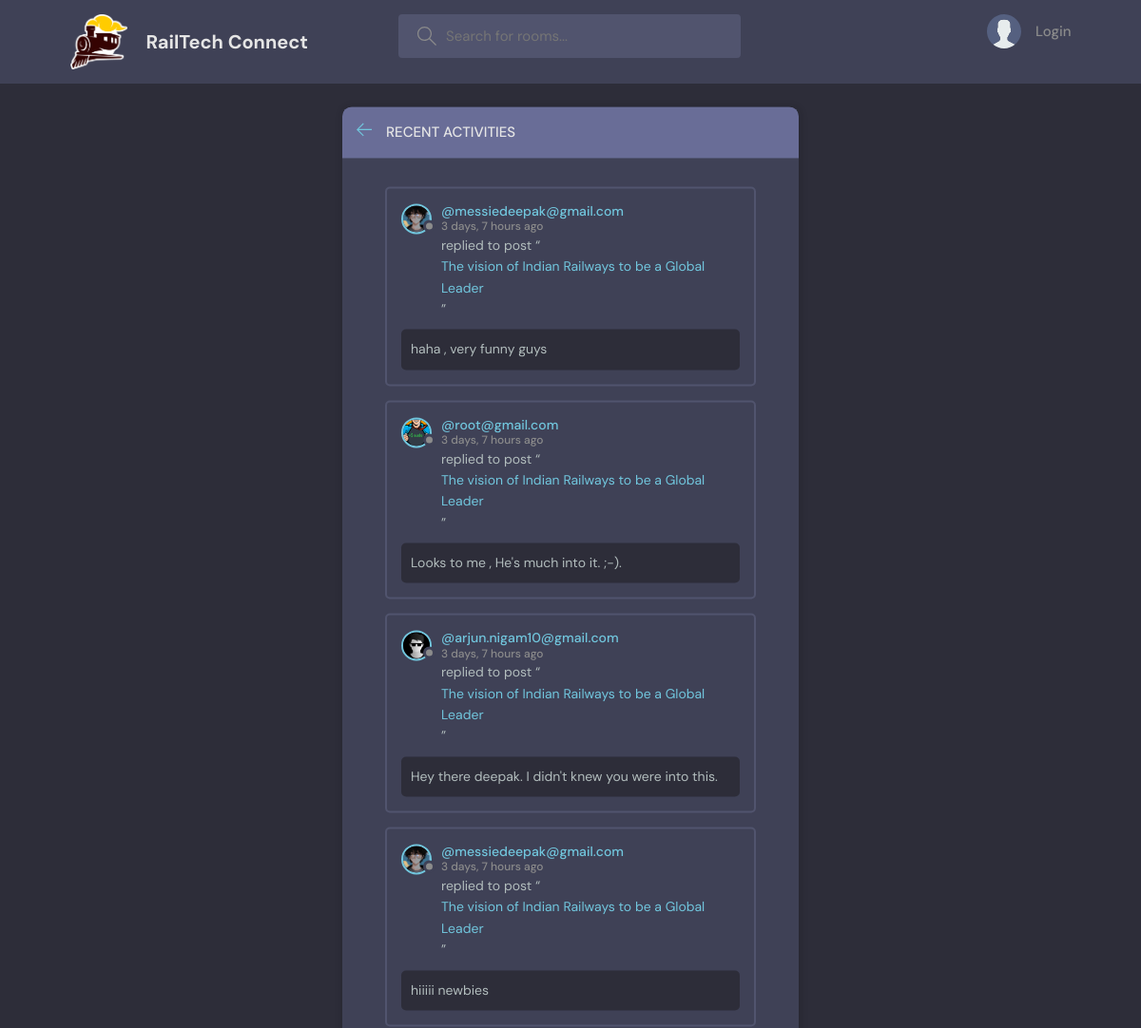
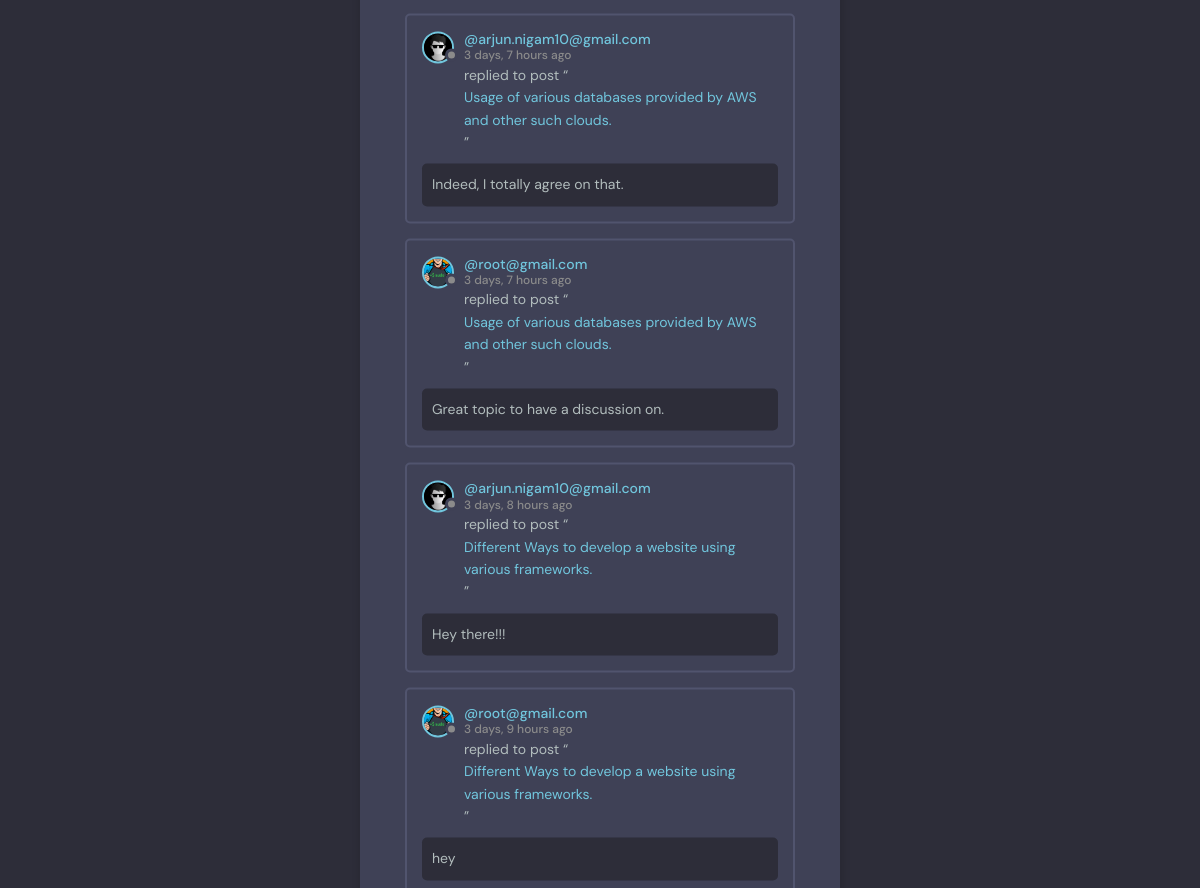
The page /activity/ on the database its author committed (2 pictures, top to bottom).
### base/models.py (models this page shows, shortened)
class Message(models.Model):
    user= models.ForeignKey(User, on_delete=models.CASCADE)
    room = models.ForeignKey(Room, on_delete=models.CASCADE)
    body = models.TextField()
    updated = models.DateTimeField(auto_now=True)
    created = models.DateTimeField(auto_now_add=True)
    class Meta:
        ordering = ['-updated' , '-created']

class User(AbstractUser):
    name = models.CharField(max_length=200, null=True)
    email = models.EmailField(unique=True)
    bio = models.TextField(null=True)
    avatar = models.ImageField(null=True, default="avatar.svg")
    USERNAME_FIELD = 'email'
    REQUIRED_FIELDS = []

class Room(models.Model):
    host = models.ForeignKey(User, on_delete=models.SET_NULL, null=True)
    topic = models.ForeignKey(Topic, on_delete=models.SET_NULL, null=True)
    name = models.CharField(max_length=200)
    description = models.TextField(null=True , blank=True)
    participants = models.ManyToManyField(
        User, related_name='participants', blank=True
    )
    updated = models.DateTimeField(auto_now=True)
    created = models.DateTimeField(auto_now_add=True)
    class Meta:
        ordering = ['-updated' , '-created']
    def __str__(self):
        return self.name

### base/views.py (the view)
# urls.py: path('activity/', views.activityPage, name='activity'),
def activityPage(request):
    room_message = Message.objects.all()
    context = {'room_message': room_message}
    return render(request, 'base/activity.html', context)

### base/templates/base/activity.html (shortened to what this page needs)
{% extends 'main.html' %}
{% block content %}
    <main class="layout">
      <div class="container">
        <div class="layout__box">
          <div class="layout__boxHeader">
            <div class="layout__boxTitle">
              <a href= {% url 'home' %}>
                <svg version="1.1" xmlns="http://www.w3.org/2000/svg" width="32" height="32" viewBox="0 0 32 32">
                  <title>arrow-left</title>
                  <path
                    d="M13.723 2.286l-13.723 13.714 13.719 13.714 1.616-1.611-10.96-10.96h27.625v-2.286h-27.625l10.965-10.965-1.616-1.607z"
                  ></path>
                </svg>
              <h3>Recent Activities</h3>
            </div>
          </div>
          <div class="activities-page layout__body">
            {% for message in room_message %}
            <div class="activities__box">
              <div class="activities__boxHeader roomListRoom__header">
                <a href="{% url 'user-profile' message.user.id %}" class="roomListRoom__author">
                  <div class="avatar avatar--small">
                    <img src="{{message.user.avatar.url}}" />
                  </div>
                  <p>
                    @{{message.user}}
                    <span>{{message.created|timesince}} ago</span>
                  </p>
                </a>
              </div>
              <div class="activities__boxContent">
                <p>replied to post “<a href="{% url 'room' message.room.id %}">{{message.room}}</a>”</p>
                <div class="activities__boxRoomContent">
                  {{message.body}}
                </div>
              </div>
            </div>
            {% endfor %}
          </div>
        </div>
      </div>
    </main>
{% endblock content %}

### templates/main.html (shortened to what this page needs)
<!DOCTYPE html>
{% load static %}
<html lang="en">
  <head>
    <link rel="stylesheet" href="{% static 'styles/style.css' %}" />
  </head>
  <body>
    {% include 'navbar.html' %}
    {% block content %}
    {% endblock content %}
  </body>
</html>

### templates/navbar.html (shortened to what this page needs)
{% load static %}
<header class="header header--loggedIn">
   <div class="container">
     <a href="{% url 'home' %}" class="header__logo">
       <img src="{% static 'images/train1.jpeg' %}" style="width: 60px; height: auto;" />
       <h1>RailTech Connect</h1>
     </a>
     <form class="header__search" method="GET" action="{% url 'home' %}">
       <label>
         <input name="q" placeholder="Search for rooms..." />
       </label>
     </form>
     <nav class="header__menu">
       {% if request.user.is_authenticated %}
       <div class="header__user">
         <a href="{% url 'update-user' %}">
           <div class="avatar avatar--medium active">
             <img src="{{request.user.avatar.url}}" />
           </div>
           <p>{{request.user.username}} <span>@{{request.user.username}}</span></p>
         </a>
         <button class="dropdown-button">
           <svg version="1.1" xmlns="http://www.w3.org/2000/svg" width="32" height="32" viewBox="0 0 32 32">
             <title>chevron-down</title>
             <path d="M16 21l-13-13h-3l16 16 16-16h-3l-13 13z"></path>
           </svg>
         </button>
       </div>
       {% else %}
        <a href="{% url 'login' %}">
         <img src="{% static 'images/avatar.svg' %}" />
         <p>Login</p>
       </a>
       {% endif %}
     </nav>
   </div>
 </header>

### static/styles/style.css (style rules this page uses)
:root { --color-main: #71c6dd; --color-main-light: #e1f6fb; --color-dark: #3f4156; --color-dark-medium: #51546e; --color-dark-light: #696d97; --color-light: #e5e5e5; --color-gray: #8b8b8b; --color-light-gray: #b2bdbd; --color-bg: #2d2d39; --color-success: #5dd693; --color-error: #fc4b0b; }
* { font-family: "DM Sans", -apple-system, BlinkMacSystemFont, "Segoe UI", Roboto, Oxygen, Ubuntu, Cantarell, "Open Sans", "Helvetica Neue", sans-serif; margin: 0; padding: 0; box-sizing: border-box; text-rendering: optimizeLegibility; font-size: inherit; }
html { font-size: 56.25%; }
@media only screen and (min-width: 1200px) { html { font-size: 62.5%; } }
body { line-height: 1.6; font-weight: 400; font-size: 1.5rem; color: var(--color-light-gray); background-color: var(--color-bg); min-height: 100vh; }
img { width: 100%; }
a { display: inline-block; color: var(--color-main); text-decoration: none; }
.container { max-width: 120rem; width: 90%; margin: auto; }
.avatar { position: relative; display: inline-block; border-radius: 50%; border: 2px solid var(--color-main); }
.avatar img { display: block; border-radius: 50%; object-fit: cover; object-position: center; }
.avatar::after { content: ""; display: block; position: absolute; background-color: var(--color-gray); z-index: 111; border-radius: 50%; border: 0.3rem solid var(--color-dark); }
.avatar.avatar--small img { width: 2.8rem; height: 2.8rem; }
.avatar.avatar--small:after { width: 0.7rem; height: 0.7rem; bottom: 0px; right: -6px; }
.header { padding: 1.5rem; background-color: var(--color-dark); }
.header > .container { display: flex; gap: 9.5rem; }
.header__logo, .header__user { display: flex; gap: 2rem; align-items: center; }
.header__logo > img { height: 3.2rem; width: 3.2rem; }
.header__logo > h1 { font-weight: 700; font-size: 2rem; color: var(--color-light); }
.header__search > label { background-color: var(--color-dark-medium); padding: 1.3rem 1rem; display: flex; align-items: center; gap: 1rem; border-radius: 4px; }
.header__search svg { fill: var(--color-gray); width: 2rem; height: 2rem; margin-left: 1rem; }
.header__search input { width: 30rem; background: transparent; border: none; outline: none; color: var(--color-light); }
.header__menu { margin-left: auto; position: relative; }
.header__menu a { display: flex; gap: 1.5rem; align-items: center; font-weight: 500; text-decoration: none; color: var(--color-gray); }
.header__menu img { height: 3.6rem; }
.header__menu p { line-height: 1.2; }
.layout { margin-top: 2.4rem; }
.layout > .container { display: flex; justify-content: space-between; align-items: flex-start; }
.layout__box { width: 90%; max-width: 48rem; min-height: 40rem; position: absolute; top: 50%; left: 50%; transform: translate(-50%, -46%); background-color: var(--color-dark); border-radius: 1rem; box-shadow: 1px 1px 6px 3px rgba(0, 0, 0, 0.1); overflow: hidden; }
.layout__boxHeader { display: flex; padding: 1.5rem; background-color: var(--color-dark-light); }
.layout__boxTitle { display: flex; gap: 1.5rem; align-items: center; }
.layout__boxTitle h3 { text-transform: uppercase; font-weight: 500; color: var(--color-light); }
.layout__boxTitle svg { width: 1.6rem; height: 1.6rem; fill: var(--color-main); }
.layout__body { margin: 3rem; }
.roomListRoom__header { display: flex; justify-content: space-between; align-items: center; }
.roomListRoom__author { font-weight: 500; display: flex; align-items: center; gap: 1rem; }
.activities__box { margin: 1.5rem; padding: 1.5rem; border: 2px solid var(--color-dark-medium); border-radius: 5px; }
.activities__boxHeader p { font-size: 1.4rem; line-height: 1.3; }
.activities__boxHeader p span { color: var(--color-gray); font-size: 1.2rem; display: block; }
.activities__boxContent { margin-left: 4.2rem; }
.activities__boxContent { font-size: 1.4rem; }
.activities__boxRoomContent { background: var(--color-bg); padding: 1rem; border-radius: 5px; margin-top: 1rem; margin-left: -4.2rem; }

### rows shown on the page
Message: user.avatar (picture), user "messiedeepak@gmail.com", created "3 days, 7 hours", room "The vision of Indian Railways to be a Global Leader", body "haha , very funny guys"
Message: user.avatar (picture), user "root@gmail.com", created "3 days, 7 hours", room "The vision of Indian Railways to be a Global Leader", body "Looks to me , He's much into it. ;-)."
Message: user.avatar (picture), user "arjun.nigam10@gmail.com", created "3 days, 7 hours", room "The vision of Indian Railways to be a Global Leader", body "Hey there deepak. I didn't knew you were into this."
Message: user.avatar (picture), user "messiedeepak@gmail.com", created "3 days, 7 hours", room "The vision of Indian Railways to be a Global Leader", body "hiiiii newbies"
Message: user.avatar (picture), user "arjun.nigam10@gmail.com", created "3 days, 7 hours", room "Usage of various databases provided by AWS and other such clouds.", body "Indeed, I totally agree on that."
Message: user.avatar (picture), user "root@gmail.com", created "3 days, 7 hours", room "Usage of various databases provided by AWS and other such clouds.", body "Great topic to have a discussion on."
Message: user.avatar (picture), user "arjun.nigam10@gmail.com", created "3 days, 8 hours", room "Different Ways to develop a website using various frameworks.", body "Hey there!!!"
Message: user.avatar (picture), user "root@gmail.com", created "3 days, 9 hours", room "Different Ways to develop a website using various frameworks.", body "hey"
